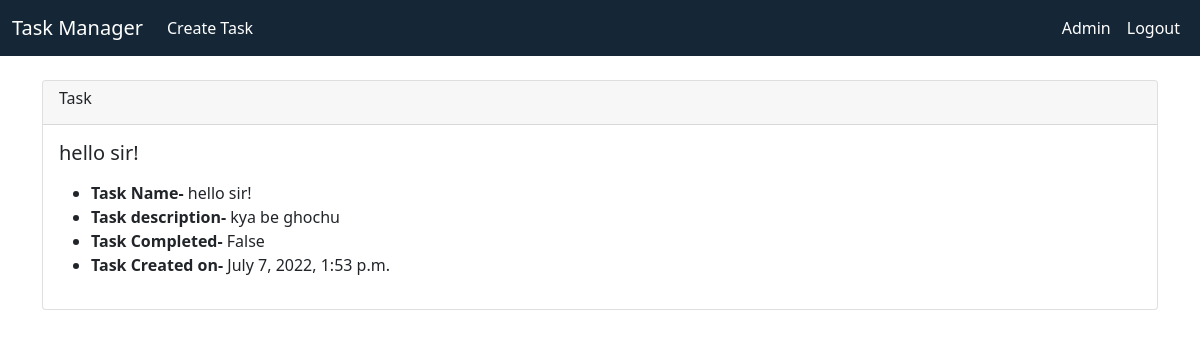
Page /showtask/10/ (signed in) on the committed database.
### base/models.py (models this page shows)
class Task(models.Model):
    user= models.ForeignKey(User,on_delete=models.CASCADE)
    title= models.CharField(max_length=150,null=False,blank=False)
    description= models.TextField(blank=True,null=True)
    complete= models.BooleanField(default=False)
    create=models.DateTimeField(auto_now_add=True)
    def __str__(self):
        return self.title
    class Meta:
        ordering=['complete']

### base/views.py (the view)
# urls.py: path('showtask/<int:task_id>/',views.show_task,name='show-task'),
def show_task(request,task_id):
    if request.user.is_authenticated:
        if Task.objects.filter(pk=task_id):
            tdetail=Task.objects.get(pk=task_id)
            if request.user ==tdetail.user:
                return render(request,'base/show_task.html',{
                    'tdetail':tdetail,
                })
            else:
                messages.success(request,"You are Not Authorized to modify/check Other's Task")
                return redirect('home')
        else:
            messages.success(request,"No Such Task Exists !")
            return redirect('home')
    messages.success(request,"You need to log in first !")
    return redirect('home')

### base/templates/base/show_task.html
{% extends 'base/base.html' %}
{%block content%}
<div class="card">
    <div class="card-header">
        <h6>Task</h6>
    </div>
    <div class="card-body">
        <h5 class="card-title">{{tdetail}}</h5>
        <p class="card-text">
        <ul>
            <li> <b> Task Name- </b> {{tdetail.title}}</li>
            <li> <b> Task description- </b> {{tdetail.description}}</li>
            <li> <b> Task Completed- </b> {{tdetail.complete}}</li>
            <li> <b> Task Created on- </b> {{tdetail.create}}</li>
        </ul>
        </p>
    </div>
</div>
{%endblock%}

### rows in the picture
Task: title "hello sir!", description "kya be ghochu", complete "False", create "July 7, 2022, 1:53 p.m."
